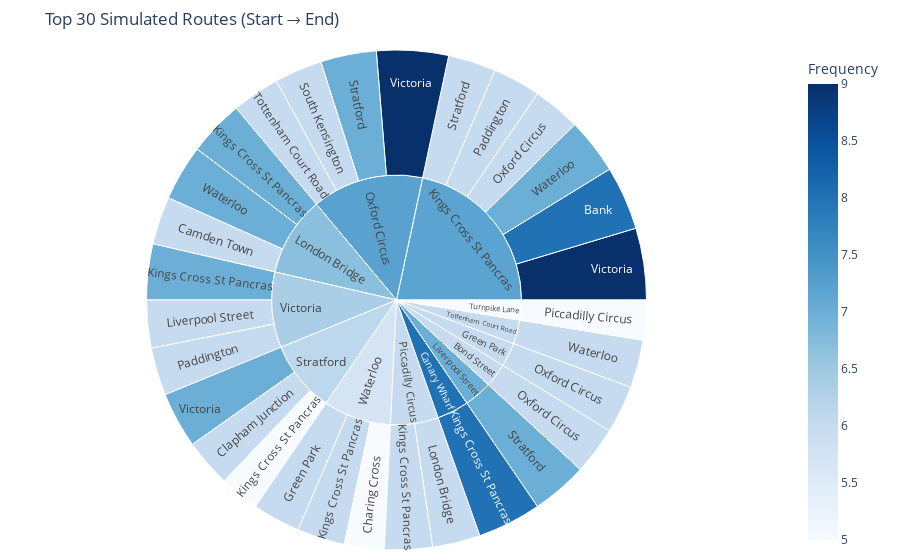

The code cell stored with this chart in its notebook:
### Code cell
top_routes = route_counts.head(30).copy()

fig = px.sunburst(
    top_routes,
    path=['Start', 'End'],
    values='Frequency',
    color='Frequency',
    color_continuous_scale='Blues',
    title='Top 30 Simulated Routes (Start → End)'
)
fig.update_traces(hovertemplate="<b>From:</b> %{label}<br>" + "<b>Frequency:</b> %{value}<extra></extra>")
fig.update_layout(
    uniformtext=dict(minsize=10),
    margin=dict(t=50, l=10, r=10, b=10)
)
fig.show()

### Figure 1 — Plotly figure (JSON) as saved in the notebook; plotly's stock layout.template omitted (floating-point values rounded to 4 significant figures)
{"data": [{"branchvalues": "total", "customdata": [[8], [6], [5], [6], [6], [8], [7], [6], [5], [7], [6], [6], [6], [6], [6], [6], [6], [6], [5], [6], [6], [7], [7], [6], [9], [9], [7], [7], [7], [6], [6], [8], [6], [7.19], [7], [6.7], [7.214], [6], [6.111], [6], [5], [6.368], [5.706]], "domain": {"x": [0, 1], "y": [0, 1]}, "hovertemplate": "<b>From:</b> %{label}<br><b>Frequency:</b> %{value}<extra></extra>", "ids": ["Kings Cross St Pancras/Bank", "London Bridge/Camden Town", "Waterloo/Charing Cross", "Stratford/Clapham Junction", "Waterloo/Green Park", "Canary Wharf/Kings Cross St Pancras", "London Bridge/Kings Cross St Pancras", "Piccadilly Circus/Kings Cross St Pancras", "Stratford/Kings Cross St Pancras", "Victoria/Kings Cross St Pancras", "Waterloo/Kings Cross St Pancras", "Victoria/Liverpool Street", "Piccadilly Circus/London Bridge", "Bond Street/Oxford Circus", "Green Park/Oxford Circus", "Kings Cross St Pancras/Oxford Circus", "Kings Cross St Pancras/Paddington", "Victoria/Paddington", "Turnpike Lane/Piccadilly Circus", "Oxford Circus/South Kensington", "Kings Cross St Pancras/Stratford", "Liverpool Street/Stratford", "Oxford Circus/Stratford", "Oxford Circus/Tottenham Court Road", "Kings Cross St Pancras/Victoria", "Oxford Circus/Victoria", "Stratford/Victoria", "Kings Cross St Pancras/Waterloo", "London Bridge/Waterloo", "Tottenham Court Road/Waterloo", "Bond Street", "Canary Wharf", "Green Park", "Kings Cross St Pancras", "Liverpool Street", "London Bridge", "Oxford Circus", "Piccadilly Circus", "Stratford", "Tottenham Court Road", "Turnpike Lane", "Victoria", "Waterloo"], "labels": ["Bank", "Camden Town", "Charing Cross", "Clapham Junction", "Green Park", "Kings Cross St Pancras", "Kings Cross St Pancras", "Kings Cross St Pancras", "Kings Cross St Pancras", "Kings Cross St Pancras", "Kings Cross St Pancras", "Liverpool Street", "London Bridge", "Oxford Circus", "Oxford Circus", "Oxford Circus", "Paddington", "Paddington", "Piccadilly Circus", "South Kensington", "Stratford", "Stratford", "Stratford", "Tottenham Court Road", "Victoria", "Victoria", "Victoria", "Waterloo", "Waterloo", "Waterloo", "Bond Street", "Canary Wharf", "Green Park", "Kings Cross St Pancras", "Liverpool Street", "London Bridge", "Oxford Circus", "Piccadilly Circus", "Stratford", "Tottenham Court Road", "Turnpike Lane", "Victoria", "Waterloo"], "marker": {"coloraxis": "coloraxis", "colors": [8, 6, 5, 6, 6, 8, 7, 6, 5, 7, 6, 6, 6, 6, 6, 6, 6, 6, 5, 6, 6, 7, 7, 6, 9, 9, 7, 7, 7, 6, 6, 8, 6, 7.19, 7, 6.7, 7.214, 6, 6.111, 6, 5, 6.368, 5.706]}, "name": "", "parents": ["Kings Cross St Pancras", "London Bridge", "Waterloo", "Stratford", "Waterloo", "Canary Wharf", "London Bridge", "Piccadilly Circus", "Stratford", "Victoria", "Waterloo", "Victoria", "Piccadilly Circus", "Bond Street", "Green Park", "Kings Cross St Pancras", "Kings Cross St Pancras", "Victoria", "Turnpike Lane", "Oxford Circus", "Kings Cross St Pancras", "Liverpool Street", "Oxford Circus", "Oxford Circus", "Kings Cross St Pancras", "Oxford Circus", "Stratford", "Kings Cross St Pancras", "London Bridge", "Tottenham Court Road", "", "", "", "", "", "", "", "", "", "", "", "", ""], "type": "sunburst", "values": [8, 6, 5, 6, 6, 8, 7, 6, 5, 7, 6, 6, 6, 6, 6, 6, 6, 6, 5, 6, 6, 7, 7, 6, 9, 9, 7, 7, 7, 6, 6, 8, 6, 42, 7, 20, 28, 12, 18, 6, 5, 19, 17]}], "layout": {"coloraxis": {"colorbar": {"title": {"text": "Frequency"}}, "colorscale": [[0, "rgb(247,251,255)"], [0.125, "rgb(222,235,247)"], [0.25, "rgb(198,219,239)"], [0.375, "rgb(158,202,225)"], [0.5, "rgb(107,174,214)"], [0.625, "rgb(66,146,198)"], [0.75, "rgb(33,113,181)"], [0.875, "rgb(8,81,156)"], [1, "rgb(8,48,107)"]]}, "legend": {"tracegroupgap": 0}, "margin": {"b": 10, "l": 10, "r": 10, "t": 50}, "title": {"text": "Top 30 Simulated Routes (Start → End)"}, "uniformtext": {"minsize": 10}}}
